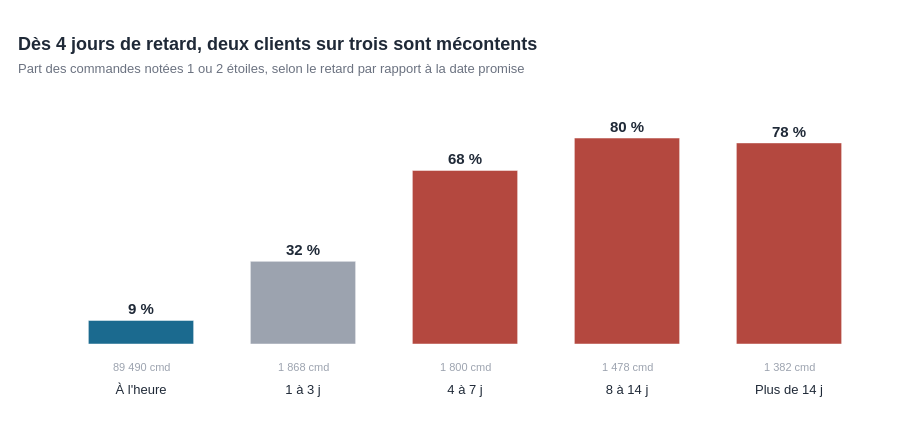

The notebook cell saved with this chart:
### Code cell
# Q2 : part des clients mécontents (notes 1 ou 2) selon la durée du retard
t = tableau.reset_index()          # tableau calculé à l'étape 4 (une ligne par classe de retard)

# Couleurs : bleu = à l'heure, gris = petit retard, rouge = retard de 4 jours et plus
couleurs = []
for classe in t["classe_retard"]:
    if classe == "À l'heure":
        couleurs.append(BLEU)
    elif classe == "1 à 3 j":
        couleurs.append(GRIS)
    else:
        couleurs.append(ROUGE)

fig = go.Figure(go.Bar(
    x=t["classe_retard"].astype(str), y=t["part_notes_1_2"], marker_color=couleurs,
    text=[f"<b>{fr(v, 0)} %</b>" for v in t["part_notes_1_2"]], textposition="outside", textfont=dict(size=15),
    customdata=t[["commandes", "note_moyenne"]],
    hovertemplate="%{x}<br>%{y:.0f} % de notes 1–2 ★<br>note moyenne %{customdata[1]:.1f}"
                  "<br>%{customdata[0]:,} commandes<extra></extra>"))

# Nombre de commandes sous chaque barre (pour montrer que les groupes sont assez grands)
for _, ligne in t.iterrows():
    fig.add_annotation(x=str(ligne["classe_retard"]), y=-9, text=f"{fr(ligne['commandes'], 0)} cmd",
                       showarrow=False, font=dict(size=11, color=GRIS))

fig.update_yaxes(visible=False, range=[-14, 95])          # pas d'axe : les valeurs sont écrites sur les barres
fig.update_xaxes(title=None, showline=False, ticks="", tickfont=dict(size=13))
mise_en_forme(fig, "Dès 4 jours de retard, deux clients sur trois sont mécontents",
              "Part des commandes notées 1 ou 2 étoiles, selon le retard par rapport à la date promise",
              hauteur=430)
fig.update_layout(bargap=0.35)
fig.show()

### Figure 1 — Plotly figure (JSON) as saved in the notebook; plotly's stock layout.template omitted (floating-point values rounded to 4 significant figures)
{"data": [{"customdata": [[89490.0, 4.3], [1868.0, 3.3], [1800.0, 2.1], [1478.0, 1.7], [1382.0, 1.7]], "hovertemplate": "%{x}<br>%{y:.0f} % de notes 1–2 ★<br>note moyenne %{customdata[1]:.1f}<br>%{customdata[0]:,} commandes<extra></extra>", "marker": {"color": ["#1B6A8F", "#9CA3AF", "#B4483F", "#B4483F", "#B4483F"]}, "text": ["<b>9 %</b>", "<b>32 %</b>", "<b>68 %</b>", "<b>80 %</b>", "<b>78 %</b>"], "textfont": {"size": 15}, "textposition": "outside", "type": "bar", "x": ["À l'heure", "1 à 3 j", "4 à 7 j", "8 à 14 j", "Plus de 14 j"], "y": [9.2, 32.2, 67.6, 80.2, 78.3]}], "layout": {"annotations": [{"font": {"color": "#9CA3AF", "size": 11}, "showarrow": false, "text": "89 490 cmd", "x": "À l'heure", "y": -9}, {"font": {"color": "#9CA3AF", "size": 11}, "showarrow": false, "text": "1 868 cmd", "x": "1 à 3 j", "y": -9}, {"font": {"color": "#9CA3AF", "size": 11}, "showarrow": false, "text": "1 800 cmd", "x": "4 à 7 j", "y": -9}, {"font": {"color": "#9CA3AF", "size": 11}, "showarrow": false, "text": "1 478 cmd", "x": "8 à 14 j", "y": -9}, {"font": {"color": "#9CA3AF", "size": 11}, "showarrow": false, "text": "1 382 cmd", "x": "Plus de 14 j", "y": -9}], "bargap": 0.35, "font": {"color": "#1F2937", "family": "Arial", "size": 13}, "height": 430, "margin": {"b": 50, "l": 60, "r": 30, "t": 100}, "separators": ", ", "showlegend": false, "title": {"font": {"size": 18}, "text": "<b>Dès 4 jours de retard, deux clients sur trois sont mécontents</b><br><span style='font-size:13px;color:#6B7280'>Part des commandes notées 1 ou 2 étoiles, selon le retard par rapport à la date promise</span>", "x": 0.02, "xanchor": "left"}, "width": 900, "xaxis": {"showline": false, "tickfont": {"size": 13}, "ticks": "", "title": {}}, "yaxis": {"range": [-14, 95], "visible": false}}}
